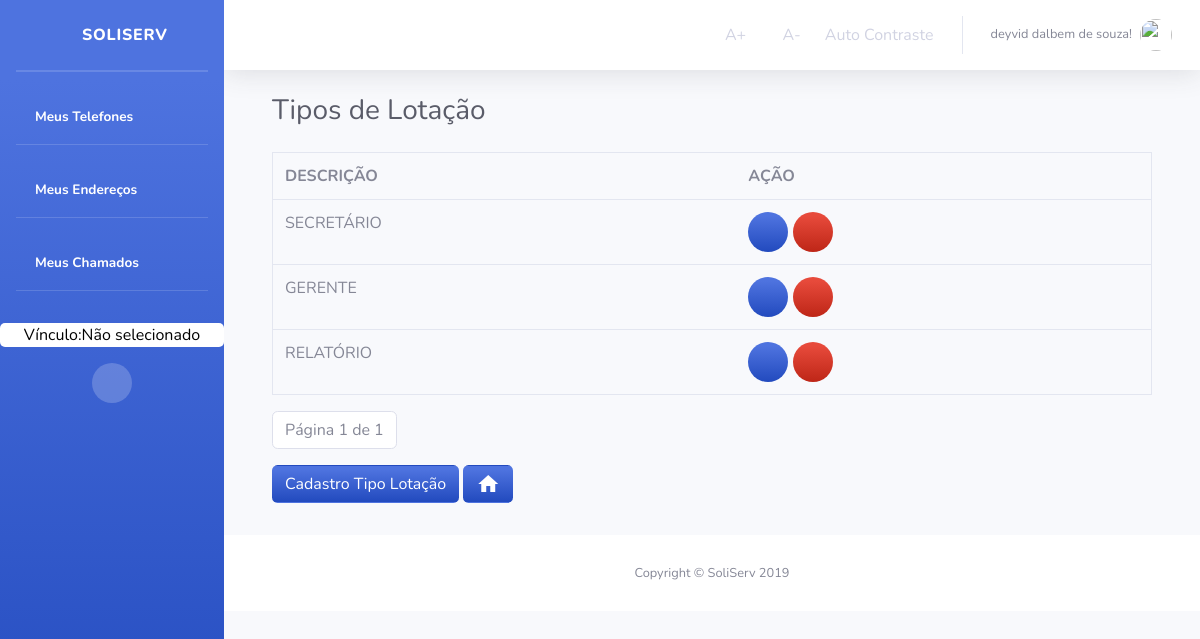
Screenshot of /Orgao/TiposLotacao/ (signed in) with the database file from the repository.
### Orgao/models.py (models this page shows, shortened)
class TipoLotacao(models.Model):
    descricao = models.CharField('DESCRIÇÃO', max_length=45)
    class Meta:
        verbose_name = "TipoLotacao"
        verbose_name_plural = "TiposLotacao"

### Orgao/views.py (the view)
# urls.py: path('TiposLotacao/', views.TipoLotacaoList, name='tipos_lotacao'),
def TipoLotacaoList(request):
    if not request.user.has_perm('TipoLotacao.view_TipoLotacao'):
        return render(request, 'Orgao/bloqueioDeAcesso.html')
    else:
        if not request.user.is_authenticated:
            return render(request, 'Usuario/acessoNegado.html')
        else:
            tipo_lotacao_list = TipoLotacao.objects.all()
            paginator = Paginator(tipo_lotacao_list, 5)
            page = request.GET.get('page')
            tipo_lotacao_list = paginator.get_page(page)
            context = {'tipo_lotacao_list': tipo_lotacao_list}
            if not request.user.is_authenticated:
                return render(request, 'Usuario/acessoNegado.html')
            else:
                return render(request, 'TipoLotacao/tiposLotacao.html', context)

### Orgao/templates/TipoLotacao/tiposLotacao.html (shortened to what this page needs)
{% extends "sistemaDeGestaoDeServicosPublicos/index1.html" %}
{% block titulo %}
Tipos de Lotação
{% endblock titulo %}
{% block centro %}
<main id="Orgao" class="">
    <div class="container">
        {% block centroOrgao %}
        <form>
            {% if tipo_lotacao_list %}
            <table class="table border mt-3" style="text-transform: uppercase; overflow-x: auto">
                <tr>
                    <th>Descrição</th>
                    <th>AÇÃO</th>
                </tr>
                {% for tipos in tipo_lotacao_list %}
                <tr>
                    <td>
                        {{tipos.descricao}}
                    </td>
                    <td>
                            <a class="bg-gradient-primary text-white btn-circle"
                            href="{% url 'Orgao:Tipo_lotacao_atualizar' tipos.id %}" title="Editar Tipo de Lotacao">
                            <i class="fas fa-edit"></i>
                        </a>
                        <a class="bg-gradient-danger text-white btn-circle btn-circle"
                            href="{% url 'Orgao:tipo_lotacao_deletar' tipos.id %}" title="Excluir Tipo de Lotacao">
                            <i class="fas fa-trash"></i>
                        </a>
                    </td>
                </tr>
                {% endfor %}
                {% else %}
                <div class="alert alert-danger mt-3">
                    Não há Dados Cadastrados!
                </div>
                {% endif %}
        </form>
        <nav aria-label="text-left pagination  ">
            <ul class="pagination ">
                <li class="page-item disabled">
                    <a class="page-link" href="#">
                        Página {{ tipo_lotacao_list.number }} de {{ tipo_lotacao_list.paginator.num_pages }}
                    </a>
                </li>
            </ul>
        </nav>
        <a class="btn bg-gradient-primary text-white mb-3" href="{% url 'Orgao:cadastro_Tipo_Lotacao'%}"
            title="cadastrar novo Tipo de Lotação">
            Cadastro Tipo Lotação
        </a>
        <a class="btn  bg-gradient-primary text-white mb-3" href="{% url 'Orgao:orgao_index'%}"
            title="Voltar a HomePage">
            <i class="material-icons">home</i>
        </a>
</main>
{% endblock %}
</div>
{% endblock %}

### templates/sistemaDeGestaoDeServicosPublicos/index1.html (shortened to what this page needs)
<!DOCTYPE html>
<html lang="pt-br">
{% load staticfiles %}
<head>
  <link rel="stylesheet" href="{% static 'tema/css/sb-admin-2.css' %}">
  <link rel="stylesheet" href="{% static 'tema/vendor/fontawesome-free/css/all.css' %}">
  <link rel="stylesheet" href="{% static 'tema/vendor/fontawesome-free/css/all.css' %}">
  <link rel="stylesheet" href="{% static 'css/style.css' %}">
  <link rel="stylesheet" href="{% static 'img/avatar_2x.png' %}">
  <link rel="stylesheet" type="text/css" href="{% static 'css/select2.css' %}">
  <link rel="stylesheet" href="https://stackpath.bootstrapcdn.com/bootstrap/4.3.1/css/bootstrap.min.css"
>
  <link href="https://unpkg.com/material-components-web@latest/dist/material-components-web.min.css" rel="stylesheet">
  <link href="vendor/fontawesome-free/css/all.min.css" rel="stylesheet" type="text/css">
  <link href="css/sb-admin-2.min.css" rel="stylesheet">
</head>
<body id="page-top" class="acessibilidade teste">
  <div id="wrapper">
    <ul class="navbar-nav bg-gradient-primary sidebar sidebar-dark accordion" id="accordionSidebar">
      <a class="sidebar-brand d-flex align-items-center justify-content-center" href="{% url 'index' %}">
        <div class="sidebar-brand-icon">
          <i class="fas fa-home"></i>
        </div>
        <div class="sidebar-brand-text mx-3">SoliServ</div>
      </a>
      <hr class="sidebar-divider my-0">
      <hr class="sidebar-divider">
      <li class="nav-item active">
        <a class="nav-link" href="{% url 'listaTelefones' %}" title="Listar Meus Telefones">
          <i class="fas fa-phone-alt"></i>
          <span>Meus Telefones</span></a>
      </li>
      <hr class="sidebar-divider d-none d-md-block">
      <li class="nav-item active">
        <a class="nav-link" href="{% url 'listaEnderecos' %}" title="Listar Meus Endereços">
          <i class="fas fa-map-marker-alt"></i>
          <span>Meus Endereços</span></a>
      </li>
      <hr class="sidebar-divider d-none d-md-block">
      {% if user.is_authenticated %}
      <li class="nav-item active">
        <a class="nav-link" href="{% url 'Chamados:lista_chamado' user.id %}" title="Listar Meus Chamados">
          <i class="fas fa-list"></i>
          <span>Meus Chamados</span></a>
      </li>
      {% else %}
      <li class="nav-item active">
        <a class="nav-link" href="#" title="Listar Meus Chamados">
          <i class="fas fa-list"></i>
          <span>Meus Chamados</span></a>
      </li>
      {% endif %}
      <hr class="sidebar-divider d-none d-md-block">
      {% if request.session.temVinculo %}
      <a class="mt-3 text-center w-60 escolheVinculo" title="Clique para Escolher o Vínculo"
        href="{% url 'Orgao:retorna_Lotacao' %}">
        {% if request.session.nomeVinculo %}
        <span> Vínculo: {{ request.session.nomeVinculo }}</span>
        {% else %}
        <span> Vínculo:Não selecionado</span>
        {% endif %}
      </a>
      {% endif %}
      <div class=" mt-3 text-center d-none d-md-inline">
        <button class="rounded-circle border-0" id="sidebarToggle"></button>
      </div>
    </ul>
    <div id="content-wrapper" class="d-flex flex-column">
      <div id="content">
        <nav class="navbar navbar-expand navbar-light bg-white topbar mb-4 static-top shadow">
          <ul class="navbar-nav ml-auto">
            <li class="nav-item dropdown no-arrow d-sm-none">
            <li class="nav-item active">
              <a class="nav-link acessibilidade" onClick="fonte('a');" href="#" title="Aumentar Tamanho da Fonte">
                <i class="far fa-arrow-alt-circle-up"></i>
                <span>A+</span></a>
            </li>
            <li class="nav-item active">
              <a class="nav-link acessibilidade" onClick="fonte('d');" href="#" title="Diminuir Tamanho da Fonte">
                <i class="far fa-arrow-alt-circle-down"></i>
                <span>A-</span></a>
            </li>
            <li class="nav-item active">
              <a href="#altocontraste" id="altocontraste" accesskey="3" title="Auto Contraste"
                onclick="window.toggleContrast()" onkeydown="window.toggleContrast()" class="nav-link"
                title="Auto Contraste">
                <span>Auto Contraste</span></a>
            </li>
            <li class="nav-item dropdown no-arrow">
              <a class="nav-link dropdown-toggle" href="#" id="userDropdown" role="button" data-toggle="dropdown"
                aria-haspopup="true" aria-expanded="false">
                {% if user.is_authenticated %}
                <span class="mr-2 d-none d-lg-inline text-gray-600 small">{{ user.first_name }}
                  {{ user.last_name}}!</span>
                {% else %}
                <span class="mr-2 d-none d-lg-inline text-gray-600 small">Usuário não está logado!</span>
                {% endif %}
                {% if user.is_authenticated %}
                <img class="img-profile rounded-circle" src="{{ request.session.profile_picture }}">
                {% else %}
                <img class="img-profile rounded-circle" src="{% static 'img/avatar_2x.png' %}">
                {% endif %}
              </a>
            </li>
          </ul>
        </nav>
        <div class="container-fluid">
          <div class="d-sm-flex align-items-center justify-content-between mb-4 container">
            <h1 class="h3 mb-0 text-gray-800">{% block titulo %}{% endblock titulo%}</h1>
          </div>
          <div class="">
            {% block centro %}
            {% endblock %}
          </div>
          <footer class="sticky-footer bg-white">
            <div class="container my-auto">
              <div class="copyright text-center my-auto">
                <span>Copyright &copy; SoliServ 2019</span>
              </div>
            </div>
          </footer>
        </div>
      </div>
      {% block scripts %}
      <link href="https://cdnjs.cloudflare.com/ajax/libs/select2/4.0.11/css/select2.min.css" rel="stylesheet" />
      {% endblock %}
</body>
</html>

### sistemaDeGestaoDeServicosPublicos/static/css/style.css (style rules this page uses)
.escolheVinculo { border-radius: 5px; background-color: white; color: black; }

### rows the page displays
TipoLotacao: descricao "SECRETÁRIO"
TipoLotacao: descricao "GERENTE"
TipoLotacao: descricao "RELATÓRIO"

### other values shown
{{ user.first_name }} "deyvid"
{{ user.last_name }} "dalbem de souza"
{{ tipo_lotacao_list.number }} "1"
{{ tipo_lotacao_list.paginator.num_pages }} "1"
